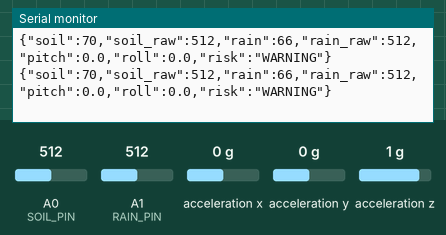
A sketch run on a simulated Arduino Uno, built with avr-gcc and run on an emulated ATmega328P. Shown: the last lines printed to the serial monitor. Wiring (inferred from the names in the program): MPU-6050 motion sensor at I2C address 0x68. Inputs (shaded band) come from the test bench; at power-on: acceleration x 0 g, A0 (SOIL_PIN) = 512, A1 (RAIN_PIN) = 512, acceleration y 0 g, acceleration z 1 g.

Above: at 1.7 s.
1.8 s: acceleration x set to -1.4 g
At 3.3 s:
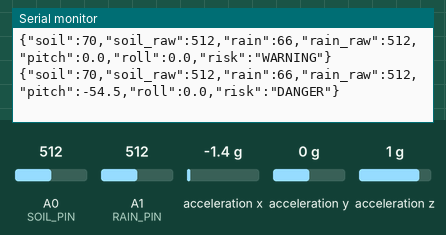
5.0 s: A0 (SOIL_PIN) set to 716
At 6.3 s:
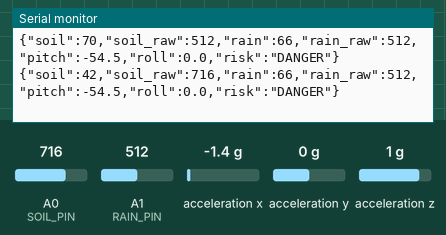
6.5 s: A1 (RAIN_PIN) set to 716
At 7.3 s:
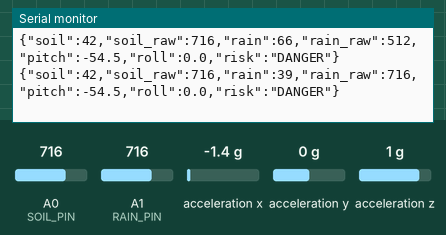
8.0 s: acceleration x set to 0 g
At 9.3 s:
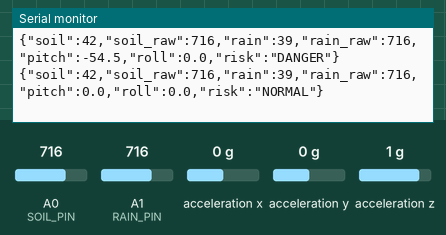
11.0 s: acceleration y set to -1.4 g
At 12.2 s:
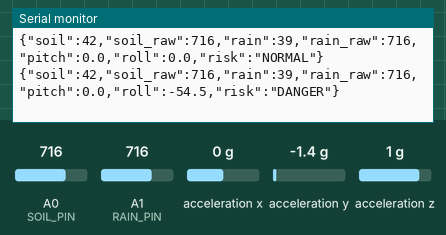
12.5 s: A0 (SOIL_PIN) set to 992
At 13.1 s:
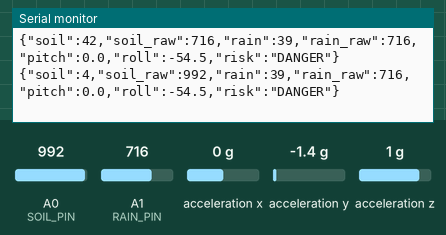
Timing chart, 0 to 15.0 s (numbered marks = the images above; inputs shaded):
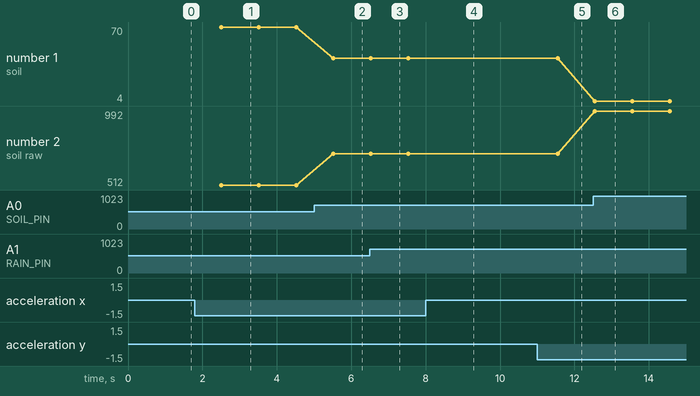

Measured:
- after the input at 1.8 s, the serial monitor: prints a new line after 0.71 s (image 1)
- after the input at 5.0 s, the serial monitor: prints a new line after 0.52 s (image 2)
- after the input at 6.5 s, the serial monitor: prints a new line at once (image 3)
- after the input at 8.0 s, the serial monitor: prints a new line after 0.54 s (image 4)
- after the input at 11.0 s, the serial monitor: prints a new line after 0.55 s (image 5)
- after the input at 12.5 s, the serial monitor: prints a new line after 0.05 s (image 6)
- plotted number 1: 70 → 42 after the input at 5.0 s, 42 → 4 after the input at 12.5 s
- plotted number 2: 512 → 716 after the input at 5.0 s, 716 → 992 after the input at 12.5 s

The sketch:

landslide_sensor_node.ino
```cpp
/*
  ====================================================================================
  LANDSLIDE EARLY WARNING SYSTEM - SENSOR NODE
  மண் சரிவு முன்னெச்சரிக்கை அமைப்பு - Arduino / ESP32 Code
  ====================================================================================
  Sensors Connected:
  1. Soil Moisture Sensor    -> Analog Pin A0
  2. Rain Water Sensor       -> Analog Pin A1
  3. MPU6050 Tilt Sensor     -> I2C (SDA: A4 / GPIO21, SCL: A5 / GPIO22, VCC: 5V/3.3V, GND: GND)

  Baud Rate: 115200 bps (Dashboard-ல் உள்ள Baud Rate உடன் பொருந்த வேண்டும்)
  ====================================================================================
*/

#include <Wire.h>

// Sensor Pin Definitions
const int SOIL_PIN = A0;
const int RAIN_PIN = A1;

// MPU6050 I2C Address (default is 0x68)
const int MPU_ADDR = 0x68;

// Accelerometer raw values
int16_t ax, ay, az;
int16_t gx, gy, gz;

void setup() {
  // Initialize Serial Monitor over USB
  Serial.begin(115200);
  while (!Serial) {
    ; // Wait for serial port to connect
  }

  // Initialize I2C communication
  Wire.begin();

  // Wake up MPU-6050 (default is sleep mode)
  Wire.beginTransmission(MPU_ADDR);
  Wire.write(0x6B); // PWR_MGMT_1 register
  Wire.write(0);    // set to zero (wakes up the MPU-6050)
  Wire.endTransmission(true);

  delay(500);
}

void loop() {
  // -------------------------------------------------------------
  // 1. READ SOIL MOISTURE SENSOR (A0)
  // -------------------------------------------------------------
  // Typical capacitive/resistive sensor: Dry ~ 1023, Wet in water ~ 250-400
  int soilRaw = analogRead(SOIL_PIN);
  // Map raw analog reading to percentage (0% = dry, 100% = wet)
  int soilPercent = map(soilRaw, 1023, 300, 0, 100);
  soilPercent = constrain(soilPercent, 0, 100);

  // -------------------------------------------------------------
  // 2. READ RAIN WATER SENSOR (A1)
  // -------------------------------------------------------------
  // Rain board sensor: Dry ~ 1023, Wet droplets ~ 300-600
  int rainRaw = analogRead(RAIN_PIN);
  int rainPercent = map(rainRaw, 1023, 250, 0, 100);
  rainPercent = constrain(rainPercent, 0, 100);

  // -------------------------------------------------------------
  // 3. READ MPU6050 ACCELEROMETER FOR TILT (PITCH & ROLL)
  // -------------------------------------------------------------
  Wire.beginTransmission(MPU_ADDR);
  Wire.write(0x3B); // starting with register 0x3B (ACCEL_XOUT_H)
  Wire.endTransmission(false);
  Wire.requestFrom(MPU_ADDR, 6, true); // request a total of 6 registers

  float pitch = 0.0;
  float roll = 0.0;

  if (Wire.available() >= 6) {
    ax = Wire.read() << 8 | Wire.read(); // X-axis acceleration
    ay = Wire.read() << 8 | Wire.read(); // Y-axis acceleration
    az = Wire.read() << 8 | Wire.read(); // Z-axis acceleration

    // Convert raw accelerometer reading to G-force (scale +/- 2g = 16384 LSB/g)
    float ax_g = (float)ax / 16384.0;
    float ay_g = (float)ay / 16384.0;
    float az_g = (float)az / 16384.0;

    // Calculate Pitch and Roll angles in degrees
    pitch = atan2(ax_g, sqrt(ay_g * ay_g + az_g * az_g)) * 180.0 / PI;
    roll  = atan2(ay_g, sqrt(ax_g * ax_g + az_g * az_g)) * 180.0 / PI;
  }

  // -------------------------------------------------------------
  // 4. DETERMINE LANDSLIDE RISK STATUS
  // -------------------------------------------------------------
  float totalTilt = sqrt(pitch * pitch + roll * roll);
  String risk = "NORMAL";

  if (soilPercent >= 75 && (rainPercent >= 60 || totalTilt >= 25.0)) {
    risk = "DANGER";
  } else if (totalTilt >= 30.0) {
    risk = "DANGER";
  } else if (soilPercent >= 65 || rainPercent >= 45 || totalTilt >= 15.0) {
    risk = "WARNING";
  }

  // -------------------------------------------------------------
  // 5. SEND JSON PACKET OVER USB SERIAL TO DASHBOARD
  // -------------------------------------------------------------
  Serial.print("{\"soil\":");
  Serial.print(soilPercent);
  Serial.print(",\"soil_raw\":");
  Serial.print(soilRaw);
  Serial.print(",\"rain\":");
  Serial.print(rainPercent);
  Serial.print(",\"rain_raw\":");
  Serial.print(rainRaw);
  Serial.print(",\"pitch\":");
  Serial.print(pitch, 1);
  Serial.print(",\"roll\":");
  Serial.print(roll, 1);
  Serial.print(",\"risk\":\"");
  Serial.print(risk);
  Serial.println("\"}");

  // Transmit every 1 second (1000 ms)
  delay(1000);
}
```
